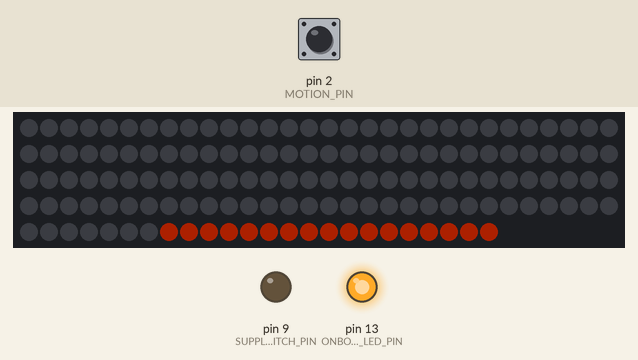
This sketch was run on a simulated Arduino Pro Mini, built with avr-gcc and run on an emulated ATmega328P. Parts: 144 RGB LEDs in strip order, left to right, continuing on the next row, output pins drawn as LEDs (lit = HIGH). The inputs (shaded band) are chosen by the test bench; at power-on: pin 2 (MOTION_PIN) LOW. Dim RGB values are drawn brighter than linear; sleep ends after the set time or at an interrupt; what the sketch prints to the serial monitor is not drawn.

Above: at 6.0 s.
7.5 s: pin 2 (MOTION_PIN) pulled HIGH for 0.15 s
At 8.5 s:
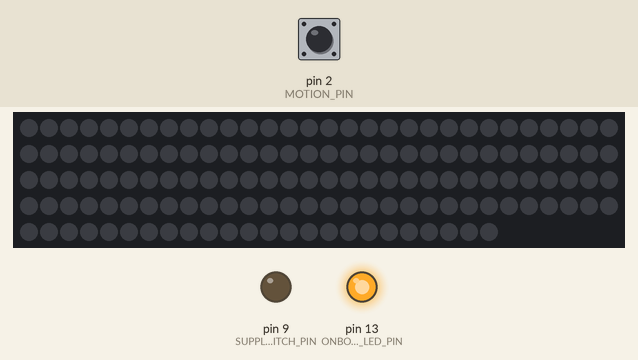
9.1 s: pin 2 (MOTION_PIN) pulled HIGH for 1 s
At 9.6 s:
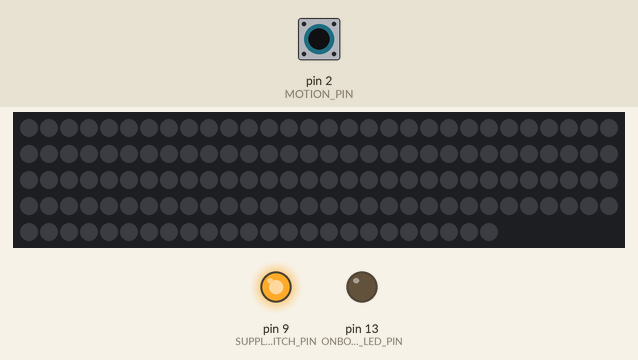
10.7 s: pin 2 (MOTION_PIN) pulled HIGH for 0.15 s
At 13.3 s:
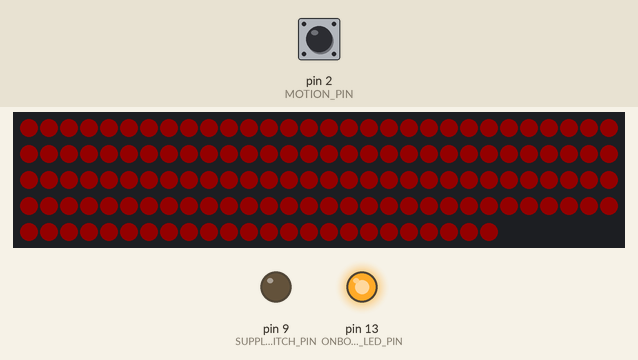
Timing chart, 0 to 19.0 s (numbered marks = the images above; inputs shaded):
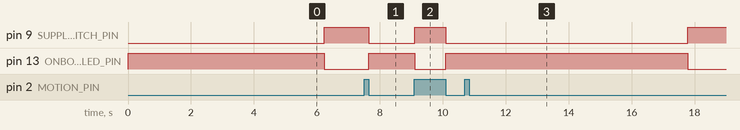

Measured:
- after the input at 7.5 s, pin 9 (SUPPLY_SWITCH_PIN): HIGH → LOW after 0.15 s; pin 13 (ONBOARD_LED_PIN): LOW → HIGH after 0.15 s
- after the input at 9.1 s, pin 9 (SUPPLY_SWITCH_PIN): LOW → HIGH at once, → LOW 0.98 s later; pin 13 (ONBOARD_LED_PIN): HIGH → LOW at once, → HIGH 0.99 s later
- after the input at 10.7 s, pin 9 (SUPPLY_SWITCH_PIN): LOW → HIGH after 7.1 s; pin 13 (ONBOARD_LED_PIN): HIGH → LOW after 7.1 s

The sketch:

VersatileLedLight.ino
```cpp
/*
   Versatile Led Light

   Created: 15.08.2020 11:55
    Author: Julian

  History:
  15.08.2020 initial version of battery powered Motion Light (Tag 1.0)
  16.12.2022 move to git
  17.12.2022 restructure to button-controlled light (Tag 2.0)
  26.02.2023 disable auto-off timer (Tag 2.1)
*/

/*
  Description of hardware connection and firmware function - initial version of battery powered Motion Light (Tag 1.0)

  Board: Arduino Mini (without USB)
  Arduino IO Setting:
    Arduino Pro or Pro Mini
    Atmega328P (5V, 16MHz)

  Supply
    The Project is designed to run on battery supply (4...6V with 4 AA Cells, 1.2V NiMh)
    The Battery voltage is connected directly to the "5V" net of Arduino
    The battery voltage is monitored. (100k/1k voltage divider on ADC pin)
      At battery level "low" the LEDs will show red instead of orange
      At battery level "empty" the LEDs will blink red once, than the mcu is set to sleep without wakeup option

  Sleep Modes
    Sleep mode "normal" with motion sensor active and used as wakeup-source (~0.5mA)
    Sleep mode "battery empty" with motion sensor not supplied and no wakeup-source (~0.3mA)

  IR-Motion Sensor
    5V Sensor supply via uC pin
    Sensor output used to wake up from sleep mode via interrupt

  WS2812 LED strip
    5V LED supply with switched Battery Voltage
    Voltage is switched with a single PFET IRF4905 (to reduce quiscent current of 0.5mA/LED)

*/

//use serial output and onboard LED for debug
#define DEBUG 1


/////////////////////////////////////////////////////////////////////////////////////
#ifdef __AVR__
  #include <avr/power.h>
#endif

#include <avr/sleep.h>
/////////////////////////////////////////////////////////////////////////////////////
#include <Adafruit_NeoPixel.h>
/////////////////////////////////////////////////////////////////////////////////////
//Pin of WS2812 LED Strip DATA connection
#define PIN            8

// How many NeoPixels are attached to the Arduino?
#define NUMPIXELS      144

Adafruit_NeoPixel pixels = Adafruit_NeoPixel(NUMPIXELS, PIN, NEO_GRB + NEO_KHZ800);

/////////////////////////////////////////////////////////////////////////////////////
//WS2812 LED Supply switch
#define SUPPLY_SWITCH_PIN  9 //12

#define SUPPLY_SWITCH_ENABLE   digitalWrite(SUPPLY_SWITCH_PIN, LOW) //active low
#define SUPPLY_SWITCH_DISABLE  digitalWrite(SUPPLY_SWITCH_PIN, HIGH) //active low

/////////////////////////////////////////////////////////////////////////////////////
// Battery Voltage Measurement
#define USE_BATTERY_MEASUREMENT false

#if (USE_BATTERY_MEASUREMENT==true)
  #define CELL_COUNT 4
  #define VBAT_MV_0_PERCENT 1060 * CELL_COUNT //4.24V
  #define VBAT_MV_5_PERCENT 1130 * CELL_COUNT //4.52V

  #define BAT_U_SENS_PIN  0 //A0
#endif

/////////////////////////////////////////////////////////////////////////////////////
// IR Motion Sensor
#define USE_MOTION_SENSOR false

#define MOTION_SUPPLY_PIN   3 // Motion sensor is attached to GND and two GPIOs, this for supply
#define MOTION_PIN          2 // Motion sensor status pin
#define MOTION_INTERRUPT_CH 0 // Motion sensor interrupt channel

 #define MOTION_SENSOR_IS_ACTIVE digitalRead(MOTION_PIN) //active high

#define SENSOR_SUPPLY_ENABLE  digitalWrite(MOTION_SUPPLY_PIN, HIGH) //active high
#define SENSOR_SUPPLY_DISABLE digitalWrite(MOTION_SUPPLY_PIN, LOW) //active high

/////////////////////////////////////////////////////////////////////////////////////
// User push button
#define USE_USER_PUSHBUTTON true

#define BUTTON_PRESS_TIME_LONG_MS 800
#define BUTTON_PRESS_TIME_SHORT_MS 100

#define USER_BUTTON1_PIN 2//TODO
#define USER_BUTTON1_INTERRUPT_CH 0 // Motion sensor interrupt channel

#define USER_BUTTON1_PRESSED (digitalRead(USER_BUTTON1_PIN)==0) //active low, return true if button is pressed

/////////////////////////////////////////////////////////////////////////////////////
// DEBUG LED
#define ONBOARD_LED_PIN     13 //Arduino Mini onboard LED
/////////////////////////////////////////////////////////////////////////////////////
// AUTO-OFF Timer
#define AUTO_OFF_TIMER_ENABLED false
#define TIMER_LED_ON_SEC  60

/////////////////////////////////////////////////////////////////////////////////////

struct struct_SystemTimerEvent
{
  bool timerIsRunning = false;
  unsigned long startTime = 0; //set to millis() at start
  unsigned long duration_ms = 0; //set to desired time

  bool timerDonePending = false;

};

enum systemStatus
{
  stat_invalid = -1,
  stat_powerup = 1,
  stat_go_to_sleep,
  stat_sleep,
  stat_wakeup,
  stat_on
};

enum ledStatus
{
  ledStat_invalid = -1,
  ledStat_allOff = 0,
  ledStat_on = 1
};

struct struct_SystemTime
{
  unsigned long now = 0;

  //automatic mode/color change
  /*
  unsigned long last_change_color = 0;
  unsigned long next_change_color = TIMER_MS_AUTO_CHANGE_MIN;
  unsigned long last_change_mode = 0;
  unsigned long next_change_mode = TIMER_MS_AUTO_CHANGE_MIN;
  */

  //Sound to Light
  //unsigned long Sound_last_trigger = 0; //sound to light trigger

  //Button
  bool Button_isReleased = false; // a not pressed button will set this true. Used to prevent multiple long-button-press-events.
  unsigned long Button_PressDuration = 0;
  unsigned long Button_last_falling_edge = 0;
  bool Button_Shortpress_event = false;
  bool Button_Longpress_event = false;

  //Timer
  struct struct_SystemTimerEvent SystemTimer_LED;

  //Status indication
  unsigned long status_indication_start = 0;


  int8_t systemStatus = stat_invalid;
  int8_t ledStatus = ledStat_allOff;

} SystemTime;

/////////////////////////////////////////////////////////////////////////////////////

bool motionActive = 0; //state of motion sensor output pin
bool ledsOn = false; //current state of LEDs

bool batteryIsEmpty = true; // voltage below critical level - no operation
bool batteryIsLow = true;   // voltage below low level - show status

void fadeUp();    //call on rising edge of motion sensor
void fadeDown();  //call on falling edge of motion sensor
void indicateEmptyBattery(); // blink one LED red, to indicate low battery level

void WAKE_UP(); // called by motion sensor pin interrupt
void GO_TO_SLEEP(bool enableWakeup); // set mcu to sleep, enable/disable wakup-option

void checkBattery(); // set battery state: batteryIsEmpty & batteryIsLow
int CalculateVoltage(int adcValue); // calculate battery voltage in mV from raw ADC

void checkButton();
void action_ButtonPressShort();
void action_ButtonPressLong();


int delayval = 5; //delay between each LED in ms

/////////////////////////////////////////////////////////////////////////////////////
/************************************************************************************************************************************************/
/* Setup
/************************************************************************************************************************************************/
void setup()
{
#if DEBUG
  Serial.begin(115200);
  Serial.write("Redlabs Versatile Led Light - nightlight");

  //ONBOARD DEBUG LED
  pinMode(ONBOARD_LED_PIN, OUTPUT);
  digitalWrite(ONBOARD_LED_PIN, HIGH);

#endif


  SystemTime.systemStatus = stat_powerup;

  // This initializes the NeoPixel library.
  pixels.begin();
  pixels.setBrightness(50);

#if (USE_MOTION_SENSOR==true)
  // Motion Sensor Supply via uC pin
  pinMode(MOTION_SUPPLY_PIN, OUTPUT);
  SENSOR_SUPPLY_ENABLE;

  // Motion Sensor
  pinMode(MOTION_PIN, INPUT_PULLUP);
#endif

#if (USE_USER_PUSHBUTTON == true)
  pinMode(USER_BUTTON1_PIN, INPUT_PULLUP);
  //pinMode(USER_BUTTON1_PIN, INPUT);
#endif

  // LED supply switch (5V switched via PFET)
  pinMode(SUPPLY_SWITCH_PIN, OUTPUT);

  SUPPLY_SWITCH_ENABLE;
  delay(10);

  checkBattery();

  if(!batteryIsEmpty)
  {
    fadeUpColor(250,50,0);
    fadeDown();
  }
  SystemTime.systemStatus = stat_go_to_sleep;
}

/************************************************************************************************************************************************/
/* LOOP
/************************************************************************************************************************************************/
void loop()
{
  #if (USE_BATTERY_MEASUREMENT == true)
  if (batteryIsEmpty)
  {
    indicateEmptyBattery();
    GO_TO_SLEEP(false);
  }
  #endif

  if(SystemTime.systemStatus == stat_go_to_sleep)
  {
    GO_TO_SLEEP(true);
  }


  #if(USE_MOTION_SENSOR == true)
  // Motion is active
  if (MOTION_SENSOR_IS_ACTIVE)
  {
    motionActive = true;
    digitalWrite(ONBOARD_LED_PIN, HIGH);

    if (ledsOn == false) //motion start
    {
      fadeUp();
      ledsOn = true;
    }
  }
  else // no motion detected
  {
    motionActive = false;
    digitalWrite(ONBOARD_LED_PIN, LOW);

    if (ledsOn == true) // motion end
    {
      fadeDown();
      ledsOn = false;
    }
    else // no motion
    {
      GO_TO_SLEEP(true);
      // ... continue here on MCU wakeup (motion sensor event)
    }
  }
  #elif(USE_USER_PUSHBUTTON == true)
  checkButton();

  #endif


  checkTimer();
  checkBattery();
  delay(10);
}

void checkTimer()
{
  SystemTime.now = millis();

  if(SystemTime.SystemTimer_LED.timerIsRunning)
  {
    if( (SystemTime.SystemTimer_LED.startTime + SystemTime.SystemTimer_LED.duration_ms) < SystemTime.now)
    {
      SystemTime.SystemTimer_LED.timerDonePending = true;
      SystemTime.SystemTimer_LED.timerIsRunning = false;
    }
  }


  /////
  if(SystemTime.SystemTimer_LED.timerDonePending == true)
  {
    #if DEBUG
    Serial.write("\n SystemTimer_LED.timerDonePending == true");
    #endif

    SystemTime.SystemTimer_LED.timerDonePending = false;
    fadeDown(); //TODO: fade down slower
    SystemTime.ledStatus = ledStat_allOff;
    SystemTime.systemStatus = stat_go_to_sleep;
  }

}


void checkButton()
{
  static bool firstEdge = true;

  if(USER_BUTTON1_PRESSED)
  {
    if(firstEdge == true)
    {
      SystemTime.Button_last_falling_edge = millis();
      firstEdge = false;
    }

    SystemTime.Button_PressDuration = millis() - SystemTime.Button_last_falling_edge;

    if(SystemTime.Button_PressDuration > BUTTON_PRESS_TIME_LONG_MS && SystemTime.Button_isReleased == true)
    {
      SystemTime.systemStatus = stat_on;
      action_ButtonPressLong();
      SystemTime.Button_isReleased = false;
    }
  }
  else
  {
    //short: released after BUTTON_PRESS_TIME_SHORT_MS hold time
    if(SystemTime.Button_PressDuration > BUTTON_PRESS_TIME_SHORT_MS && SystemTime.Button_isReleased == true)
    {
      SystemTime.systemStatus = stat_on;
      action_ButtonPressShort();
    }

    SystemTime.Button_PressDuration = 0;
    SystemTime.Button_isReleased = true;
    firstEdge = true;

    if(SystemTime.systemStatus == stat_wakeup)
    {
      SystemTime.systemStatus = stat_go_to_sleep;
    }
  }
}
void action_ButtonPressShort()
{

  #if DEBUG
  Serial.write("\n action_ButtonPressShort()");
  #endif

  if(SystemTime.ledStatus != ledStat_on)
  {
    #if DEBUG
    Serial.write(" - set led on by timer");
    #endif

    SystemTime.ledStatus = ledStat_on;
    //set color1
    fadeUpColor(100,0,0);

    #if AUTO_OFF_TIMER_ENABLED
    //start timer to turn off LEDs

    SystemTime.SystemTimer_LED.startTime = millis();
    SystemTime.SystemTimer_LED.duration_ms = (unsigned long) TIMER_LED_ON_SEC*1000;
    SystemTime.SystemTimer_LED.timerIsRunning = true;

    Serial.write("\n Time start: ");
    Serial.println(millis());// Gibt die Zeit seit dem Programmstart aus
    Serial.write("\n duration_ms ");
    Serial.println(SystemTime.SystemTimer_LED.duration_ms);// Gibt die Zeit seit dem Programmstart aus
    #endif


  }
  else if (SystemTime.ledStatus == ledStat_on)
  {
    #if DEBUG
    Serial.write(" - set led off");
    #endif

    SystemTime.SystemTimer_LED.timerIsRunning = false;
    //turn off direct
    fadeDown();
    SystemTime.ledStatus = ledStat_allOff;
    SystemTime.systemStatus = stat_go_to_sleep;
  }
}

void action_ButtonPressLong()
{
  #if DEBUG
  Serial.write("\n action_ButtonPressLong()");
  #endif
  if(SystemTime.ledStatus != ledStat_on)
  {
    #if DEBUG
    Serial.write(" - set led on");
    #endif

    SystemTime.ledStatus = ledStat_on;
    //set color2
    fadeUpColor(250,50,0);
  }
  else if(SystemTime.ledStatus == ledStat_on)
  {
    #if DEBUG
    Serial.write(" - set led off");
    #endif
    SystemTime.SystemTimer_LED.timerIsRunning = false;
    //turn off direct
    fadeDown();
    SystemTime.ledStatus = ledStat_allOff;
    SystemTime.systemStatus = stat_go_to_sleep;
  }

}


/************************************************************************************************************************************************/
/** Set MCU to sleep mode

    @param bool enableWakeup - (true): use motion pin interrupt to wake up (false): no option to wake up mcu, only by reset
    @return /
*/
/************************************************************************************************************************************************/
//dummy function
/*
void GO_TO_SLEEP(bool enableWakeup)
{
  Serial.write(" go to sleep dummy... ");
  SUPPLY_SWITCH_DISABLE;
  SystemTime.systemStatus = stat_sleep;
}
*/

//first sleep causes direct wakeup. second sleep works ?!
void GO_TO_SLEEP(bool enableWakeup)
{
  #if DEBUG
    Serial.write(" go to sleep ... ");

    if(!enableWakeup)
    {
      Serial.write(" ...forever... ");
    }
    digitalWrite(ONBOARD_LED_PIN, LOW);

    Serial.end();
  #endif

  SUPPLY_SWITCH_DISABLE;
  sleep_enable();

  if (enableWakeup) // normal sleep - use motion sensor to wake up MCU
  {
    #if (USE_MOTION_SENSOR == true)
      attachInterrupt(MOTION_INTERRUPT_CH, WAKE_UP, RISING);
    #endif

    #if (USE_USER_PUSHBUTTON == true)
      //pinMode(USER_BUTTON1_PIN, INPUT_PULLUP);
      attachInterrupt(USER_BUTTON1_INTERRUPT_CH, WAKE_UP, FALLING); //sollte falling sein

    #endif
  }
  else // sleep because battery is empty - no option to wake up again, disable motion sensor
  {
    #if (USE_MOTION_SENSOR == true)
      detachInterrupt(MOTION_INTERRUPT_CH); // motion sensor will not trigger an interrupt to wake up MCU
      SENSOR_SUPPLY_DISABLE; // motion sensor is not used, disable sensor supply
    #endif
  }

  //SystemTime.systemStatus = stat_sleep;
  SystemTime.systemStatus = stat_go_to_sleep;
  delay(10); // important delay!

  set_sleep_mode(SLEEP_MODE_PWR_DOWN); //set full sleep mode
  sleep_cpu(); // got to sleep ...
}

/************************************************************************************************************************************************/
/** Disable sleep mode

    this function is called by pin interrupt
*/
/************************************************************************************************************************************************/
void WAKE_UP()
{

  //TODO: reset wakeup by interrupt??
  //EIFR = (1<<INTF0);

  sleep_disable();

  #if (USE_MOTION_SENSOR == true)
    detachInterrupt(MOTION_INTERRUPT_CH);
  #endif

  #if (USE_USER_PUSHBUTTON == true)
    detachInterrupt(USER_BUTTON1_INTERRUPT_CH);
  #endif

  SystemTime.systemStatus = stat_wakeup;
  //SystemTime.systemStatus = stat_go_to_sleep;

  SUPPLY_SWITCH_ENABLE;
  delay(50);

#if DEBUG
  Serial.begin(115200);
  Serial.write(" ...just woke up ");
  digitalWrite(ONBOARD_LED_PIN, HIGH);
#endif

}

/************************************************************************************************************************************************/
/** Enable leds and dim up

    call on rising edge of motion sensor
*/
/************************************************************************************************************************************************/
//fade up by turning on one led after each other
void fadeUp()
{
  for (int i = 0; i < NUMPIXELS; i++)
  {
    if (batteryIsLow)
    {
      pixels.setPixelColor(i, pixels.Color(100, 0, 0)); // Set LEDs red
    }
    else
    {
      pixels.setPixelColor(i, pixels.Color(250, 50, 0)); // Set LEDs orange
    }

    pixels.show(); // This sends the updated pixel color to the hardware.
    delay(delayval); // Delay for a period of time (in milliseconds).
  }
}

//fade up all leds at the same time
void fadeUpColor(uint8_t r, uint8_t g, uint8_t b)
{
  uint8_t red = 0;
  uint8_t green = 0;
  uint8_t blue = 0;
  for(int i=0; i<=255; i++)
  {
    red = r;
    green = g;
    blue = b;
    if(i<r)
    {
      red = i;
    }
    if(i<g)
    {
      green = i;
    }
    if(i<b)
    {
      blue = i;
    }

    for (int p = 0; p < NUMPIXELS; p++)
    {
      pixels.setPixelColor(p, pixels.Color(red, green, blue)); // Set LEDs red
    }

    pixels.show(); // This sends the updated pixel color to the hardware.
    delay(delayval); // Delay for a period of time (in milliseconds).
  }
}

//fade up by turning on one led after each other
void fadeUpColor2(uint8_t r, uint8_t g, uint8_t b)
{
  for (int i = 0; i < NUMPIXELS; i++)
  {
    pixels.setPixelColor(i, pixels.Color(r, g, b)); // Set LEDs red
    pixels.show(); // This sends the updated pixel color to the hardware.
    delay(delayval); // Delay for a period of time (in milliseconds).
  }
}


/************************************************************************************************************************************************/
/** Dim down LEDs and disable LED supply

    call on falling edge of motion sensor
*/
/************************************************************************************************************************************************/
void fadeDown()
{
  for (int i = 0; i < NUMPIXELS; i++)
  {
    pixels.setPixelColor(i, pixels.Color(0, 0, 0)); // set LEDs OFF
    pixels.show(); // This sends the updated pixel color to the hardware.
    delay(delayval*2); // Delay for a period of time (in milliseconds).
  }
}

/************************************************************************************************************************************************/
/** Blink red on first LED

    Use to indicate that battery in empty
*/
/************************************************************************************************************************************************/
void indicateEmptyBattery()
{
  for (int i = 0; i < 5; i++)
  {
    pixels.setPixelColor(0, pixels.Color(100, 0, 0)); // Set first LED red
    pixels.show(); // This sends the updated pixel color to the hardware.
    delay(delayval);
    pixels.setPixelColor(0, pixels.Color(0, 0, 0)); // Set first LED OFF
    pixels.show(); // This sends the updated pixel color to the hardware.
    delay(delayval);
  }
}

/************************************************************************************************************************************************/
/* Set battery state dependant on battery voltage
  /************************************************************************************************************************************************/
void checkBattery()
{
#if (USE_BATTERY_MEASUREMENT==true)
  SUPPLY_SWITCH_ENABLE;
  delay(10);

  // use intern 1.1V ADC reference voltage
  analogReference(INTERNAL);

  /// Do ADC sampling and mean calculation
  int vBatADC = 0;
  for (int i = 0; i < 10; i++)
  {
    vBatADC += analogRead(BAT_U_SENS_PIN);
  }
  vBatADC = vBatADC / 10;

  /// Calculate battery voltage in mV (from ADC)
  int vBat = CalculateVoltage(vBatADC);

  if (vBat < VBAT_MV_0_PERCENT)
  {
    batteryIsEmpty = true;
    batteryIsLow = true;
  }
  else if ( vBat < VBAT_MV_5_PERCENT)
  {
    batteryIsEmpty = false;
    batteryIsLow = true;
  }
  else
  {
    batteryIsEmpty = false;
    batteryIsLow = false;
  }
#else
  batteryIsEmpty = false;
  batteryIsLow = false;
#endif
}

/************************************************************************************************************************************************/
/* ADC -> Voltage calculation
/************************************************************************************************************************************************/
/* Calculate Battery Voltage in mV from ADC raw data

   Vref: 1.1V (intern)
   R_up:    10k
   R_down:  1k

   Vbat 0...10V (normal operation range 4...6V)
   Vpin 0...1V

   21.12.2020
   Calibration point #1: 6000 mV = 507 ADC (measured)
   Calibration point #2: 4000 mV = 332 ADC (measured)

   slope = (V_CAL_#1 - V_CAL_#2) / (ADC_CAL_#1 - ADC_CAL_#2)
   offset = (slope * ADC_CAL_#1) - V_CAL_#1
*/
int CalculateVoltage(int adcValue)
{
  int voltage_mV;

  // set slope & offset of the ADC transfer function
  float slope = (6000.0 - 4000.0) / (507.0 - 332.0); //10bit ADC, 10V range //2000/(175) = 11,42857
  float offset = -205.714;

  voltage_mV = slope * adcValue - offset;

#if DEBUG
/*
  //use adc output for calibration
  Serial.print("ADC: ");
  Serial.print(adcValue);
  Serial.print(" Vbat: ");
  Serial.print(voltage_mV);
  Serial.println();
  */
#endif

  return voltage_mV;
}
```
